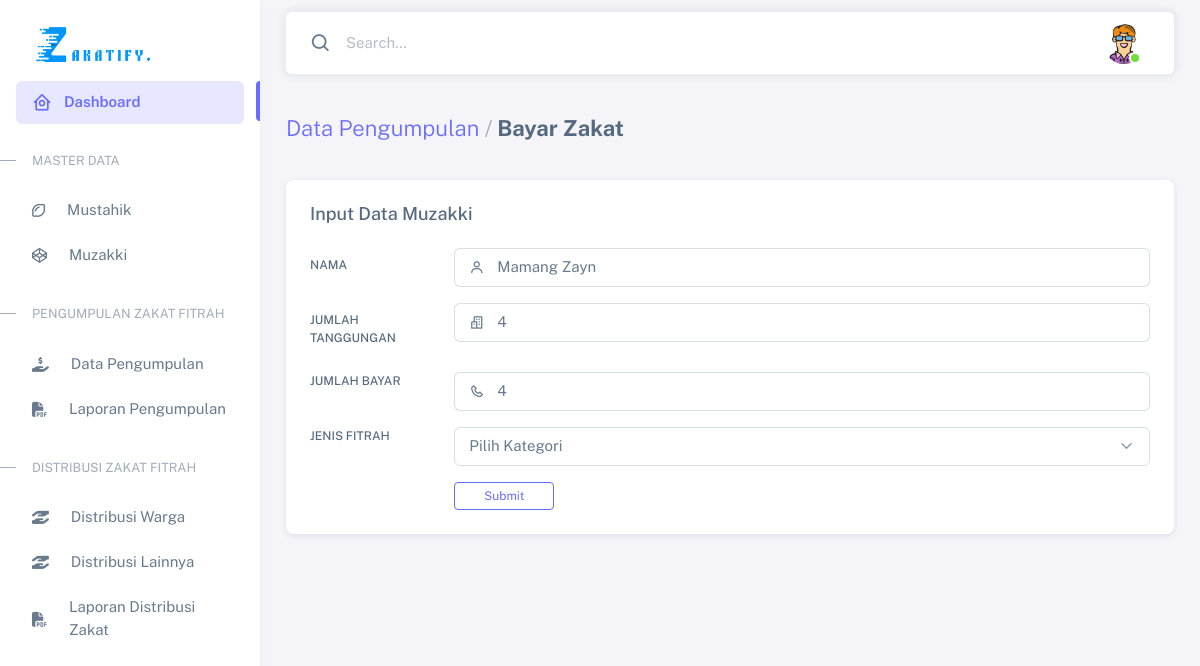
/admin/html/bayar.php?id_muzakki=2, run on the app's committed database.
### tables this page shows
CREATE TABLE `muzakki` (
  `id_muzakki` int(8) NOT NULL,
  `nama` varchar(45) NOT NULL,
  `jumlah_tanggungan` int(15) NOT NULL,
  `keterangan` varchar(20) NOT NULL
);

### admin/html/functions.php (called while the page is built, shortened)
<?php
$conn = mysqli_connect("localhost", "root", "", "zakatfitrah");
function query($query)
{
    global $conn;
    $result = mysqli_query($conn, $query);
    $rows = [];
    while ($row = mysqli_fetch_assoc($result)) {
        $rows[] = $row;
    }
    return $rows;
}

### admin/html/bayar.php (the view, shortened to what this page needs)
<?php
include "functions.php";
$id_muzakki = $_GET["id_muzakki"];
$id_mzk = query("SELECT * FROM muzakki WHERE id_muzakki = $id_muzakki")[0];
?>
<!DOCTYPE html>
<html lang="en" class="light-style layout-menu-fixed" dir="ltr" data-theme="theme-default" data-assets-path="../assets/" data-template="vertical-menu-template-free">
<head>
    <link rel="stylesheet" href="../assets/vendor/fonts/boxicons.css" />
    <link rel="stylesheet" href="../assets/vendor/css/core.css" class="template-customizer-core-css" />
    <link rel="stylesheet" href="../assets/vendor/css/theme-default.css" class="template-customizer-theme-css" />
    <link rel="stylesheet" href="../assets/css/demo.css" />
    <link rel="stylesheet" href="../assets/vendor/libs/perfect-scrollbar/perfect-scrollbar.css" />
    <link rel="stylesheet" href="../assets/vendor/libs/apex-charts/apex-charts.css" />
</head>
<body>
    <div class="layout-wrapper layout-content-navbar">
        <div class="layout-container">
            <aside id="layout-menu" class="layout-menu menu-vertical menu bg-menu-theme">
                <div class="app-brand demo">
                    <a href="admin.php" class="app-brand-link">
                        <span class="app-brand-text demo menu-text fw-bolder"><img src="../../assets/img/logo.png" alt="" height="40" width="120"></span>
                    </a>
                </div>
                <ul class="menu-inner py-1">
                    <li class="menu-item active">
                        <a href="admin.php" class="menu-link">
                            <i class="menu-icon tf-icons bx bx-home-circle"></i>
                            <div data-i18n="Analytics">Dashboard</div>
                        </a>
                    </li>
                    <li class="menu-header small text-uppercase">
                        <span class="menu-header-text">Master Data</span>
                    </li>
                    <li class="menu-item">
                        <a href="data_mustahik.php" class="menu-link">
                            <i class="fa-regular fa-lemon"></i>
                            <span>⠀⠀</span>
                            <div data-i18n="Misc">Mustahik</div>
                        </a>
                    </li>
                    <li class="menu-item">
                        <a href="data_muzakki.php" class="menu-link">
                            <i class="fa-brands fa-codepen"></i>
                            <span>⠀⠀</span>
                            <div data-i18n="Misc">Muzakki</div>
                        </a>
                    </li>
                    <li class="menu-header small text-uppercase"><span class="menu-header-text">Pengumpulan Zakat Fitrah</span></li>
                    <li class="menu-item">
                        <a href="data_pengumpulan.php" class="menu-link">
                            <i class="fa-solid fa-hand-holding-dollar"></i>
                            <span>⠀⠀</span>
                            <div data-i18n="Form Elements">Data Pengumpulan</div>
                        </a>
                    </li>
                    <li class="menu-item">
                        <a href="pdf_pengumpulan.php" class="menu-link">
                            <i class="fa-solid fa-file-pdf"></i>
                            <span>⠀⠀</span>
                            <div data-i18n="Form Layouts">Laporan Pengumpulan</div>
                        </a>
                    </li>
                    <li class="menu-header small text-uppercase"><span class="menu-header-text">Distribusi Zakat Fitrah</span></li>
                    <li class="menu-item">
                        <a href="distribusi_warga.php" class="menu-link">
                            <i class="fa-solid fa-hand-holding-hand"></i>
                            <span>⠀⠀</span>
                            <div data-i18n="Tables">Distribusi Warga</div>
                        </a>
                    </li>
                    <li class="menu-item">
                        <a href="distribusi_lainnya.php" class="menu-link">
                            <i class="fa-solid fa-hand-holding-hand"></i>
                            <span>⠀⠀</span>
                            <div data-i18n="Tables">Distribusi Lainnya</div>
                        </a>
                    </li>
                    <li class="menu-item">
                        <a href="pdf_distribusi.php" class="menu-link">
                            <i class="fa-solid fa-file-pdf"></i>
                            <span>⠀⠀</span>
                            <div data-i18n="Tables">Laporan Distribusi Zakat</div>
                        </a>
                    </li>
                </ul>
            </aside>
            <div class="layout-page">
                <nav class="layout-navbar container-xxl navbar navbar-expand-xl navbar-detached align-items-center bg-navbar-theme" id="layout-navbar">
                    <div class="navbar-nav-right d-flex align-items-center" id="navbar-collapse">
                        <div class="navbar-nav align-items-center">
                            <div class="nav-item d-flex align-items-center">
                                <i class="bx bx-search fs-4 lh-0"></i>
                                <input type="text" class="form-control border-0 shadow-none" placeholder="Search..." aria-label="Search..." />
                            </div>
                        </div>
                        <ul class="navbar-nav flex-row align-items-center ms-auto">
                            <li class="nav-item navbar-dropdown dropdown-user dropdown">
                                <a class="nav-link dropdown-toggle hide-arrow" href="javascript:void(0);" data-bs-toggle="dropdown">
                                    <div class="avatar avatar-online">
                                        <img src="../assets/img/avatars/mann.png" alt class="w-px-40 h-auto rounded-circle" />
                                    </div>
                                </a>
                            </li>
                        </ul>
                    </div>
                </nav>
                <div class="content-wrapper">
                    <div class="container-xxl flex-grow-1 container-p-y">
                        <h4 class="fw-bold py-3 mb-4"><span class="text-muted fw-light"><a href="data_muzakki.php">Data Pengumpulan</a> /</span> Bayar Zakat </h4>
                        <div class="row">
                            <div class="col-xxl">
                                <div class="card mb-4">
                                    <div class="card-header d-flex align-items-center justify-content-between">
                                        <h5 class="mb-0">Input Data Muzakki</h5>
                                    </div>
                                    <div class="card-body">
                                        <form action="" method="POST">
                                            <div class="row mb-3">
                                                <label class="col-sm-2 col-form-label" for="nama">Nama</label>
                                                <div class="col-sm-10">
                                                    <div class="input-group input-group-merge">
                                                        <span id="basic-icon-default-fullname2" class="input-group-text"><i class="bx bx-user"></i></span>
                                                        <input type="text" name="nama_KK" class="form-control" id="nama" placeholder="Masukkan nama" required value="<?= $id_mzk["nama"]; ?>" />
                                                    </div>
                                                </div>
                                            </div>
                                            <div class="row mb-3">
                                                <label class="col-sm-2 col-form-label" for="jumlah_tanggungan">Jumlah Tanggungan</label>
                                                <div class="col-sm-10">
                                                    <div class="input-group input-group-merge">
                                                        <span id="basic-icon-default-company2" class="input-group-text"><i class="bx bx-buildings"></i></span>
                                                        <input type="number" name="jumlah_tanggungan" id="jumlah_tanggungan" class="form-control" placeholder="Masukkan Jumlah Tanggungan" required value="<?= $id_mzk["jumlah_tanggungan"]; ?>" />
                                                    </div>
                                                </div>
                                            </div>
                                            <div class="row mb-3">
                                                <label class="col-sm-2 form-label" for="jumlah_bayar">Jumlah Bayar</label>
                                                <div class="col-sm-10">
                                                    <div class="input-group input-group-merge">
                                                        <span id="basic-icon-default-phone2" class="input-group-text"><i class="bx bx-phone"></i></span>
                                                        <input type="number" name="jumlah_tanggunganyangdibayar" id="jumlah_bayar" class="form-control phone-mask" placeholder="Masukkan jumlah tanggungan" required value="<?= $id_mzk["jumlah_tanggungan"]; ?>" aria-label="658 799 8941" aria-describedby="basic-icon-default-phone2" />
                                                    </div>
                                                </div>
                                            </div>
                                            <div class="row mb-3">
                                                <label class="col-sm-2 form-label" for="jenis_bayar">Jenis Fitrah</label>
                                                <div class="col-sm-10">
                                                    <div class="input-group input-group-merge">
                                                        <select class="form-select" id="jenis_bayar" name="jenis_bayar" aria-label="Default select example">
                                                            <option hidden selected>Pilih Kategori</option>
                                                        </select>
                                                    </div>
                                                </div>
                                            </div>
                                            <div class="row justify-content-end">
                                                <div class="col-sm-10">
                                                    <button type="submit" name="submit" style="width:100px;" class="btn btn-sm btn-outline-primary">Submit</button>
                                                </div>
                                            </div>
                                        </form>
                                    </div>
                                </div>
                            </div>
                        </div>
                    </div>
                </div>
            </div>
        </div>
</body>
</html>

### admin/assets/css/demo.css (style rules this page uses)
.menu .app-brand.demo { height: 64px; margin-top: 12px; }
.app-brand-text.demo { font-size: 1.75rem; letter-spacing: -0.5px; text-transform: lowercase; }

### data on the page
muzakki: nama_KK "Mamang Zayn", jumlah_tanggungan "4", jumlah_tanggunganyangdibayar "4"
